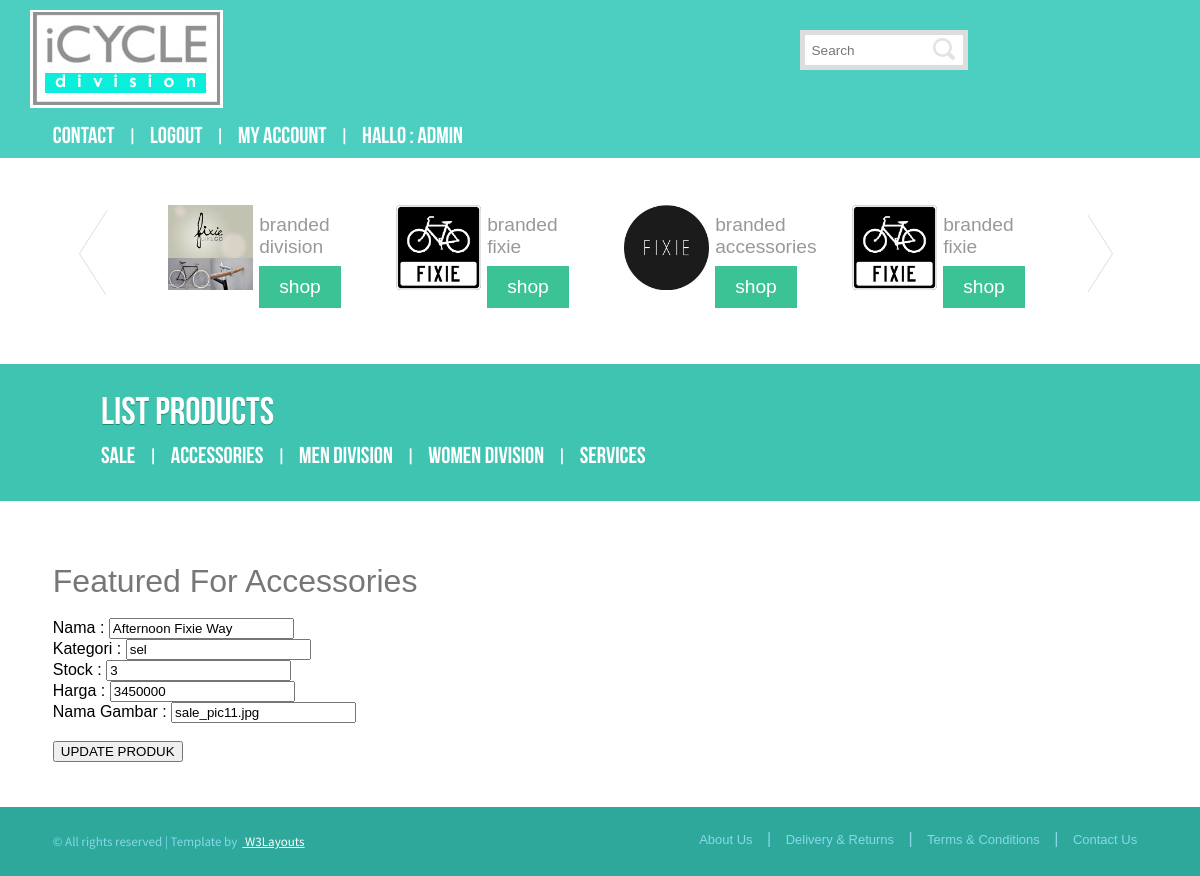
The app's page /viewdetailproduk.php?id=sel004 (signed in) with its own data.
### tables this page shows
CREATE TABLE IF NOT EXISTS `daftar` (
  `idCustomer` int(11) NOT NULL AUTO_INCREMENT,
  `username` varchar(50) DEFAULT NULL,
  `name` varchar(50) DEFAULT NULL,
  `email` varchar(50) NOT NULL,
  `password` varchar(50) NOT NULL,
  `address` varchar(50) DEFAULT NULL,
  `country` varchar(50) DEFAULT NULL,
  `telp` varchar(50) DEFAULT NULL,
  `level` varchar(50) DEFAULT NULL,
  PRIMARY KEY (`idCustomer`)
);

CREATE TABLE IF NOT EXISTS `listproduk` (
  `idProduk` varchar(50) DEFAULT NULL,
  `nama` varchar(50) DEFAULT NULL,
  `kategori` varchar(50) DEFAULT NULL,
  `stock` int(11) DEFAULT NULL,
  `harga` double DEFAULT NULL,
  `image_name` varchar(50) DEFAULT NULL
);

### viewdetailproduk.php (the view, shortened to what this page needs)
<?php
if ( !isset($_SESSION['username']) ) {
    header('location:listproduk.php');
}
else {
    $nama = $_SESSION['username'];
$query = mysql_query("SELECT * FROM daftar WHERE username = '$nama'");
$hasil = mysql_fetch_array($query);
}
?>
<!DOCTYPE HTML>
<html>
<head>
<link href="css/style.css" rel="stylesheet" type="text/css" media="all" />
	<link href="css/slider.css" rel="stylesheet" type="text/css" media="all" />
		<link href="css/owl.carousel.css" rel="stylesheet">
</head>
<body>
<div class="header_bg">
<div class="wrap">
			<div class="header-bottom-left">
				<div class="logo">
					<a href="index.html"><img src="images/logo.png" alt=""/></a>
				</div>
		</div>
	   <div class="header-bottom-right">
         <div class="search">
				<input type="text" name="s" class="textbox" value="Search" onfocus="this.value = '';" onblur="if (this.value == '') {this.value = 'Search';}">
				<input type="submit" value="Subscribe" id="submit" name="submit">
		 </div>
     </div>
</div>
<div class="header_btm">
<div class="wrap">
	<div class="header_sub">
		<div class="h_menu">
			<ul>
				<li><a href="contact.php">Contact</a></li> |
                <li><a href="index.php">LogOut</a></li> |
                <li><a href="view_cart.php">My Account</a></li> |
                 <li><a>
				 <?php
	echo "Hallo : " . $hasil['username'] . "<br />";
		 ?>
         </a></li>
	  </div>
</div>
</div>
</div>
        </div>
<div class="wrap">
	<div id="owl-demo" class="owl-carousel">
		<div class="item" onclick="location.href='home.html';">
			<div class="cau_left">
				<img class="lazyOwl" data-src="images/c1.jpg" alt="Lazy Owl Image">
			</div>
			<div class="cau_left">
				<h4><a href="home.html">branded division</a></h4>
				<a href="home.html" class="btn">shop</a>
			</div>
		</div>
		<div class="item" onclick="location.href='home.html';">
			<div class="cau_left">
				<img class="lazyOwl" data-src="images/c2.jpg" alt="Lazy Owl Image">
			</div>
			<div class="cau_left">
				<h4><a href="home.html">branded fixie</a></h4>
				<a href="home.html" class="btn">shop</a>
			</div>
		</div>
		<div class="item" onclick="location.href='accessories.html';">
			<div class="cau_left">
				<img class="lazyOwl" data-src="images/c3.jpg" alt="Lazy Owl Image">
			</div>
			<div class="cau_left">
				<h4><a href="accessories.html">branded accessories</a></h4>
				<a href="accessories.html" class="btn">shop</a>
			</div>
		</div>
		<div class="item" onclick="location.href='home.html';">
			<div class="cau_left">
				<img class="lazyOwl" data-src="images/c2.jpg" alt="Lazy Owl Image">
			</div>
			<div class="cau_left">
				<h4><a href="home.html">branded fixie</a></h4>
				<a href="home.html" class="btn">shop</a>
			</div>
		</div>
	</div>
</div>
<div class="main_bg1">
<div class="wrap">
	<div class="main1">
        <div class="wrap">
	<div class="header_sub">
		<div class="h_menu">
				<h2>list products</h2>
			<ul>
				<li><a href="sale.php">sale</a></li> |
				<li><a href="accessories.php">accessories</a></li> |
				<li><a href="men.php">Men Division</a></li> |
                <li><a href="women.php">Women Division</a></li> |
				<li><a href="service.php">services</a></li>
			</ul>
		</div>
</div>
</div>
	</div>
</div>
</div>
<div class="main_bg">
<div class="wrap">
	<div class="main">
		<div class="center_content">
    <div class="left_content">
    <h2 class="style top">Featured For Accessories</h2>
      <div class="feat_prod_box">
<?php
$id=$_GET["id"];
$results3 = mysql_query("SELECT * FROM listproduk WHERE idProduk='$id'");
if ($results3) {
$obj3= mysql_fetch_object($results3);
$nama=$obj3->nama;
$kategori=$obj3->kategori;
$stok=$obj3->stock;
$harga=$obj3->harga;
$image=$obj3->image_name;
}
?>
<br/>
<form name="dp" method="post" action="editproduk.php">
<div>Nama     : <input type="text" value="<?php echo $nama ?>"  name="nama"  /></div>
<div>Kategori : <input type="text" value="<?php echo $kategori ?>"  name="kategori"  /></div>
<div>Stock    : <input type="text" value="<?php echo $stok ?>"  name="stock"  /></div>
<div>Harga    : <input type="text" value="<?php echo $harga ?>"  name="harga"  /></div>
<div>Nama Gambar : <input type="text" value="<?php echo $image ?>"  name="image_name"  /></div>
<div><br/></div>
<div><input type="submit" value="UPDATE PRODUK" /></div>
</form>
      </div>
    </div>
			</div>
		</div>
    </div>
</div>
<div class="footer_bg1">
<div class="wrap">
	<div class="footer">
		<div class="copy">
			<p class="link">&copy;  All rights reserved | Template by&nbsp;&nbsp;<a href="http://w3layouts.com/"> W3Layouts</a></p>
		</div>
        <div class="f-list2">
				  <ul>
					<li class="active"><a href="index.html">About Us</a></li> |
					<li><a href="service.html">Delivery & Returns</a></li> |
					<li><a href="service.html">Terms & Conditions</a></li> |
					<li><a href="contact.html">Contact Us</a></li>
				  </ul>
			   </div>
	</div>
</div>
</div>
</body>
</html>

### records on screen
daftar: username "ADMIN"
listproduk: nama "Afternoon Fixie Way", kategori "sel", stock "3", harga "3450000", image_name "sale_pic11.jpg"
